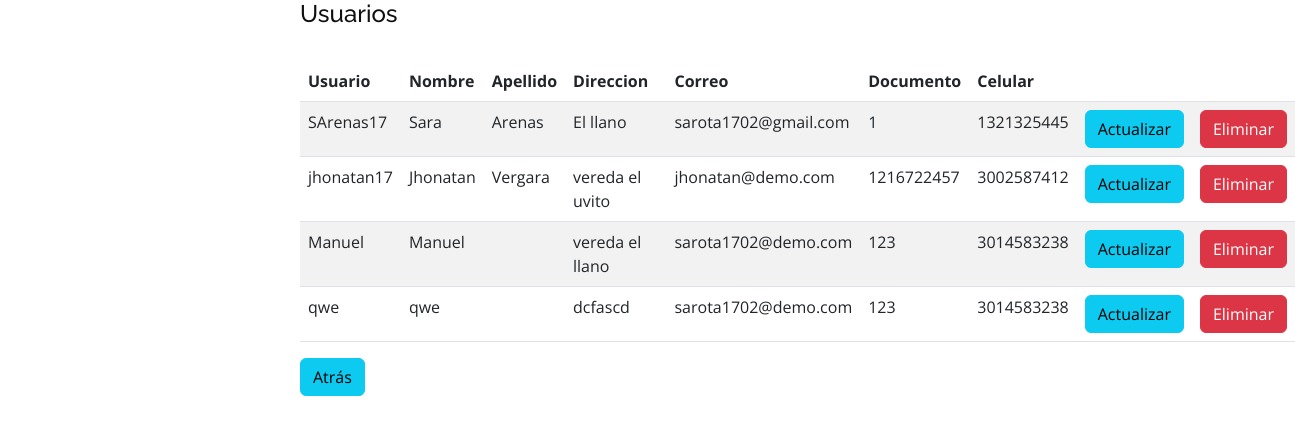
The page /verU/ (signed in) on the database as committed earlier.
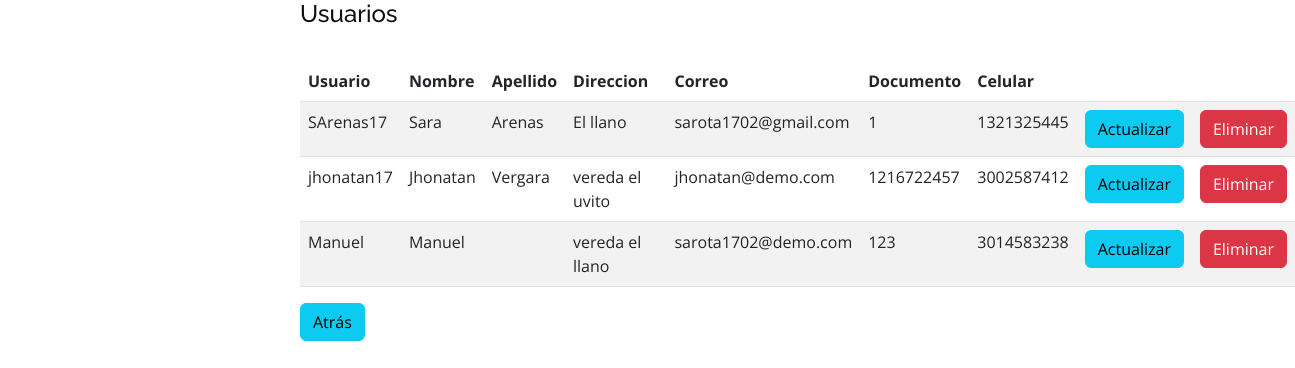
The same page on the database as committed later.
### servigou/models.py (models this page shows, shortened)
class User(AbstractUser):
    documento = models.IntegerField(unique=True, null=True, blank=False)
    celular = models.IntegerField(null=True, blank=False)
    direccion = models.CharField(max_length=20, null=True, blank=False)

### servigou/views.py (the view)
# urls.py: path('verU/', views.verU, name='verU'),
@login_required(login_url='login')
def verU(request):
    usuario = User.objects.all()
    return render(request, 'Usuario/verU.html', {'usuario': usuario})

### templates/Usuario/verU.html (shortened to what this page needs)
{% extends 'layout/base2.html' %}
{% load static %}
{% block contenido %}
<h4>Usuarios</h4><br>
    <table class="table table-striped">
        <thead>
            <tr>
                <th>Usuario</th>
                <th>Nombre</th>
                <th>Apellido</th>
                <th>Direccion</th>
                <th>Correo</th>
                <th>Documento</th>
                <th>Celular</th>
                <th></th>
                <th></th>
            </tr>
        </thead>
        <tbody>
            {% for c in usuario %}
            <tr>
                <td>{{ c.username }}</td>
                <td>{{ c.first_name }}</td>
                <td>{{ c.last_name}}</td>
                <td>{{ c.direccion}}</td>
                <td>{{ c.email }}</td>
                <td>{{ c.documento }}</td>
                <td>{{ c.celular }}</td>
                <td><a href="{% url 'actualizarU' id=c.id %}" class="btn btn-info">Actualizar</a></td>
                <td> <a onclick = "borrar('{{c.id}}')" class="btn btn-danger ">Eliminar</a></td>
            </tr>
            {% endfor %}
        </tbody>
    </table>
    <a href="{% url 'index' %}" class="btn btn-info">Atrás</a>
    {% endblock  %}

Rows that differ between the two databases and show on the page:
removed User: username "qwe", first_name "qwe", direccion "dcfascd", email "sarota1702@demo.com", documento "123", celular "3014583238"
